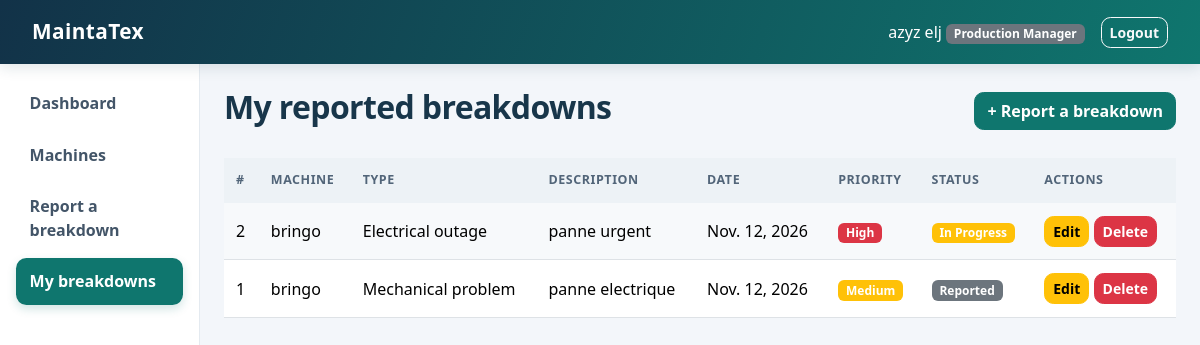
The app's page /breakdowns/ (signed in) with its own data.
### core/models.py (models this page shows, shortened)
class Profile(models.Model):
    SIGNUP_ROLE_CHOICES = [
        ('production_manager', 'Production Manager'),
        ('maintenance_manager', 'Maintenance Manager'),
        ('technician', 'Maintenance Technician'),
    ]
    ROLE_CHOICES = [
        ('administrator', 'Administrator'),
        *SIGNUP_ROLE_CHOICES,
    ]
    user = models.OneToOneField(User, on_delete=models.CASCADE, related_name='profile')
    role = models.CharField(max_length=30, choices=ROLE_CHOICES)
    phone_number = models.CharField(max_length=30, blank=True)

class Breakdown(models.Model):
    CATEGORY_CHOICES = [
        ('electrical', 'Electrical outage'),
        ('mechanical', 'Mechanical problem'),
        ('other', 'Other'),
    ]
    PRIORITY_CHOICES = [
        ('low', 'Low'),
        ('medium', 'Medium'),
        ('high', 'High'),
    ]
    STATUS_CHOICES = [
        ('reported', 'Reported'),
        ('in_progress', 'In Progress'),
        ('resolved', 'Resolved'),
    ]
    machine = models.ForeignKey(Machine, on_delete=models.CASCADE, related_name='breakdowns')
    category = models.CharField(
        'Breakdown type', max_length=20, choices=CATEGORY_CHOICES, default='other')
    description = models.TextField()
    breakdown_date = models.DateField('Breakdown date', default=date.today)
    priority = models.CharField(max_length=10, choices=PRIORITY_CHOICES, default='medium')
    status = models.CharField(max_length=20, choices=STATUS_CHOICES, default='reported')
    reported_by = models.ForeignKey(User, on_delete=models.SET_NULL, null=True,
                                    related_name='reported_breakdowns')
    class Meta:
        ordering = ['-breakdown_date', '-id']
    @property
    def priority_badge(self):
        colors = {'low': 'success', 'medium': 'warning', 'high': 'danger'}
        return colors[self.priority]
    @property
    def badge_class(self):
        colors = {'reported': 'secondary', 'in_progress': 'warning', 'resolved': 'success'}
        return colors[self.status]

class Machine(models.Model):
    STATUS_CHOICES = [
        ('operational', 'Operational'),
        ('broken', 'Broken'),
        ('under_maintenance', 'Under Maintenance'),
    ]
    name = models.CharField(max_length=100)
    code = models.CharField('Machine code', max_length=30, unique=True)
    machine_type = models.CharField('Machine type', max_length=100)
    location = models.CharField(max_length=100)
    status = models.CharField(max_length=20, choices=STATUS_CHOICES, default='operational')
    class Meta:
        ordering = ['name']

### core/views.py (the view)
# urls.py: path('breakdowns/', views.breakdown_list, name='breakdown_list'),
@role_required('administrator', 'production_manager', 'maintenance_manager')
def breakdown_list(request):
    role = get_user_role(request.user)
    breakdowns = Breakdown.objects.select_related('machine', 'reported_by')
    if role == 'production_manager':
        breakdowns = breakdowns.filter(reported_by=request.user)
    return render(request, f'{role}/breakdown_list.html', {'breakdowns': breakdowns})

### core/models.py (called while the page is built)
def get_user_role(user):
    if not user.is_authenticated:
        return None
    if user.is_superuser:
        return 'administrator'
    profile = getattr(user, 'profile', None)
    if profile is None:
        return None
    return profile.role

### core/views.py (called while the page is built)
def role_required(*allowed_roles):
    def decorator(view_function):
        @login_required
        @wraps(view_function)
        def wrapper(request, *args, **kwargs):
            if get_user_role(request.user) in allowed_roles:
                return view_function(request, *args, **kwargs)
            messages.error(request, 'You are not allowed to access this page.')
            return redirect('dashboard')
        return wrapper
    return decorator

### core/templates/production_manager/breakdown_list.html (shortened to what this page needs)
{% extends 'common/base.html' %}
{% block content %}
<div class="d-flex justify-content-between align-items-center mb-4">
  <h2>My reported breakdowns</h2>
  <a href="{% url 'breakdown_add' %}" class="btn btn-primary">+ Report a breakdown</a>
</div>
<table class="table table-striped">
  <thead><tr><th>#</th><th>Machine</th><th>Type</th><th>Description</th><th>Date</th><th>Priority</th><th>Status</th><th>Actions</th></tr></thead>
  <tbody>
    {% for breakdown in breakdowns %}
    <tr>
      <td>{{ breakdown.id }}</td>
      <td>{{ breakdown.machine.name }}</td>
      <td>{{ breakdown.get_category_display }}</td>
      <td>{{ breakdown.description|truncatechars:50 }}</td>
      <td>{{ breakdown.breakdown_date }}</td>
      <td><span class="badge bg-{{ breakdown.priority_badge }}">{{ breakdown.get_priority_display }}</span></td>
      <td><span class="badge bg-{{ breakdown.badge_class }}">{{ breakdown.get_status_display }}</span></td>
      <td>
        <a href="{% url 'breakdown_edit' breakdown.pk %}" class="btn btn-sm btn-warning">Edit</a>
        <a href="{% url 'breakdown_delete' breakdown.pk %}" class="btn btn-sm btn-danger">Delete</a>
      </td>
    </tr>
    {% empty %}
    <tr><td colspan="8" class="text-center">You have not reported any breakdown yet.</td></tr>
    {% endfor %}
  </tbody>
</table>
{% endblock %}

### core/templates/common/base.html (shortened to what this page needs)
{% load static %}
<!DOCTYPE html>
<html lang="en">
<head>
  <link href="https://cdn.jsdelivr.net/npm/bootstrap@5.3.3/dist/css/bootstrap.min.css" rel="stylesheet">
  <link href="{% static 'core/css/app.css' %}?v=3" rel="stylesheet">
</head>
<body>
  <nav class="navbar navbar-dark bg-dark">
    <div class="container-fluid">
      <a class="navbar-brand" href="{% if user.is_authenticated %}{% url 'dashboard' %}{% else %}{% url 'login' %}{% endif %}">MaintaTex</a>
      {% if user.is_authenticated %}
      <div class="d-flex align-items-center">
        <span class="navbar-text text-white me-3">
          {{ user.get_full_name|default:user.username }}
          <span class="badge bg-secondary">{% if user.is_superuser %}Administrator{% else %}{{ user.profile.get_role_display }}{% endif %}</span>
        </span>
        <form method="post" action="{% url 'logout' %}">
          <button type="submit" class="btn btn-outline-light btn-sm">Logout</button>
        </form>
      </div>
      {% endif %}
    </div>
  </nav>
  <div class="container-fluid">
    <div class="row">
      {% if user.is_authenticated and user.is_superuser or user.is_authenticated and user.profile.role %}
      {% with current=request.resolver_match.url_name %}
      <div class="col-md-2 sidebar p-3">
        <ul class="nav flex-column">
          <li class="nav-item"><a class="nav-link {% if current == 'dashboard' %}active{% endif %}" href="{% url 'dashboard' %}">Dashboard</a></li>
          {% if user.is_superuser %}
          <li class="nav-item"><a class="nav-link {% if current == 'user_list' %}active{% endif %}" href="{% url 'user_list' %}">Users</a></li>
          <li class="nav-item"><a class="nav-link {% if current == 'machine_list' %}active{% endif %}" href="{% url 'machine_list' %}">Machines</a></li>
          <li class="nav-item"><a class="nav-link {% if current == 'breakdown_list' %}active{% endif %}" href="{% url 'breakdown_list' %}">Breakdowns</a></li>
          <li class="nav-item"><a class="nav-link {% if current == 'intervention_list' %}active{% endif %}" href="{% url 'intervention_list' %}">Interventions</a></li>
          {% elif user.profile.role == 'production_manager' %}
          <li class="nav-item"><a class="nav-link {% if current == 'machine_list' %}active{% endif %}" href="{% url 'machine_list' %}">Machines</a></li>
          <li class="nav-item"><a class="nav-link {% if current == 'breakdown_add' %}active{% endif %}" href="{% url 'breakdown_add' %}">Report a breakdown</a></li>
          <li class="nav-item"><a class="nav-link {% if current == 'breakdown_list' %}active{% endif %}" href="{% url 'breakdown_list' %}">My breakdowns</a></li>
          {% elif user.profile.role == 'technician' %}
          <li class="nav-item"><a class="nav-link {% if current == 'intervention_list' %}active{% endif %}" href="{% url 'intervention_list' %}">My interventions</a></li>
          {% endif %}
        </ul>
      </div>
      {% endwith %}
      <main class="col-md-10 p-4">
      {% else %}
      <main class="col-12 p-4">
      {% endif %}
        {% block content %}{% endblock %}
      </main>
    </div>
  </div>
</body>
</html>

### core/static/core/css/app.css (style rules this page uses)
:root { --brand: #0f766e; --brand-dark: #115e59; --ink: #172b3a; --line: #e4eaf0; --page: #f3f6fa; }
body { background: var(--page); color: var(--ink); }
.navbar { min-height: 64px; padding: .65rem 1.25rem; background: linear-gradient(110deg, #123248, #0f766e); box-shadow: 0 3px 14px #18394a24; }
.navbar-brand { font-size: 1.3rem; font-weight: 750; letter-spacing: .02em; }
.sidebar { min-height: calc(100vh - 64px); background: #fff; border-right: 1px solid var(--line); }
.sidebar .nav-link { margin-bottom: 5px; padding: .7rem .85rem; border-radius: .65rem; color: #435568; font-weight: 550; transition: background-color .15s ease, color .15s ease, transform .15s ease; }
.sidebar .nav-link.active { background: var(--brand); color: #fff; box-shadow: 0 4px 10px #0f766e30; }
main { min-width: 0; }
h2, h3, h4 { color: #18364a; font-weight: 700; letter-spacing: -.02em; }
.btn { border-radius: .6rem; font-weight: 600; transition: transform .15s ease, box-shadow .15s ease; }
.btn-primary { background: var(--brand); border-color: var(--brand); }
.table { --bs-table-striped-bg: #f7f9fb; vertical-align: middle; }
.table thead th { color: #526579; background: #edf2f6; border-bottom: 0; font-size: .78rem; text-transform: uppercase; letter-spacing: .045em; white-space: nowrap; }
.table > :not(caption) > * > * { padding: .8rem .75rem; }

### records on screen
Breakdown: id "2", machine.name "bringo", category "Electrical outage", description "panne urgent", breakdown_date "Nov. 12, 2026", priority "High", status "In Progress"
Breakdown: id "1", machine.name "bringo", category "Mechanical problem", description "panne electrique", breakdown_date "Nov. 12, 2026", priority "Medium", status "Reported"

### other values on screen
{{ user.get_full_name|default:user.username }} "azyz elj"
{{ user.profile.get_role_display }} "Production Manager"
